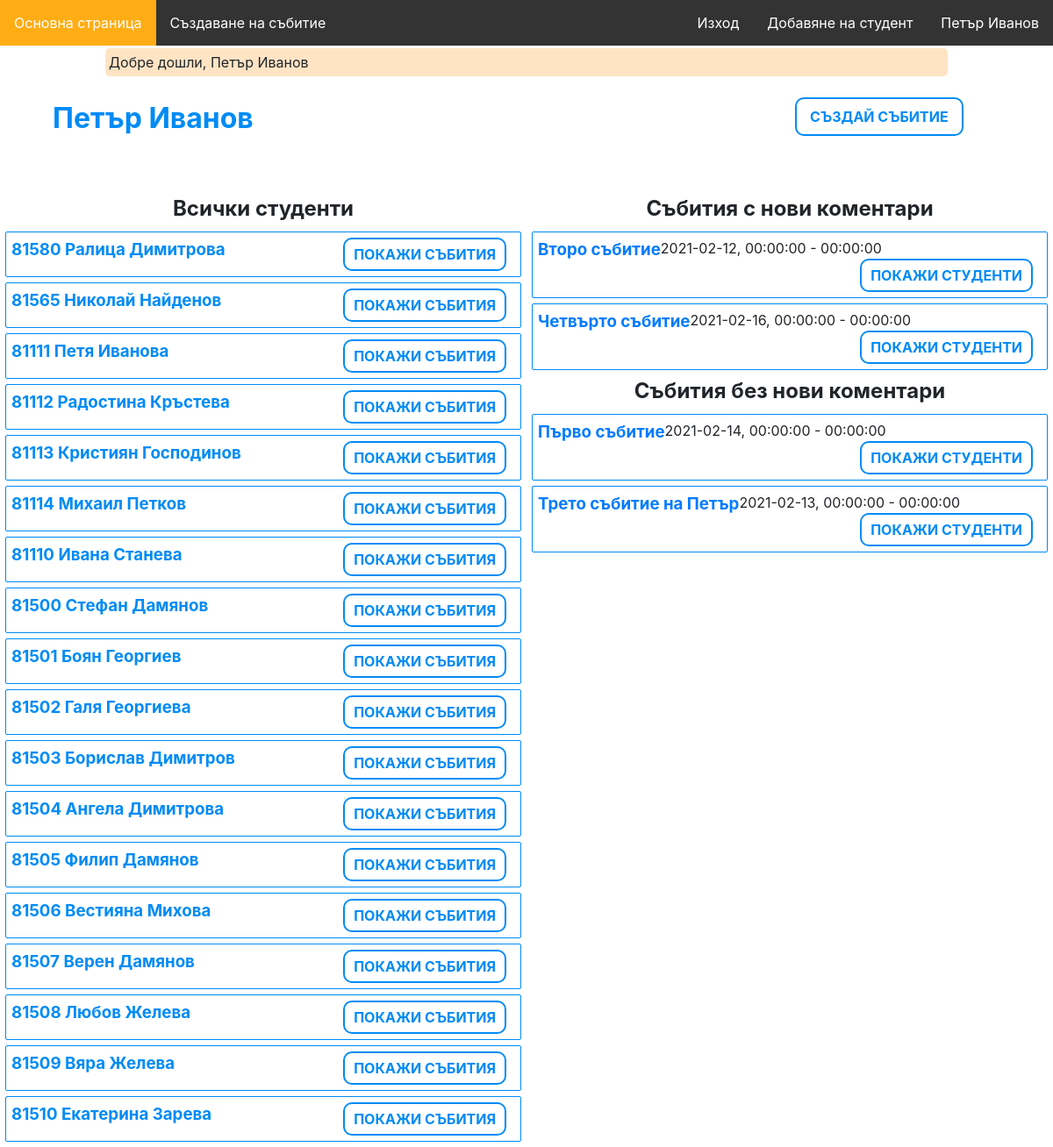
Page /dashboard (signed in) on the earlier database version.
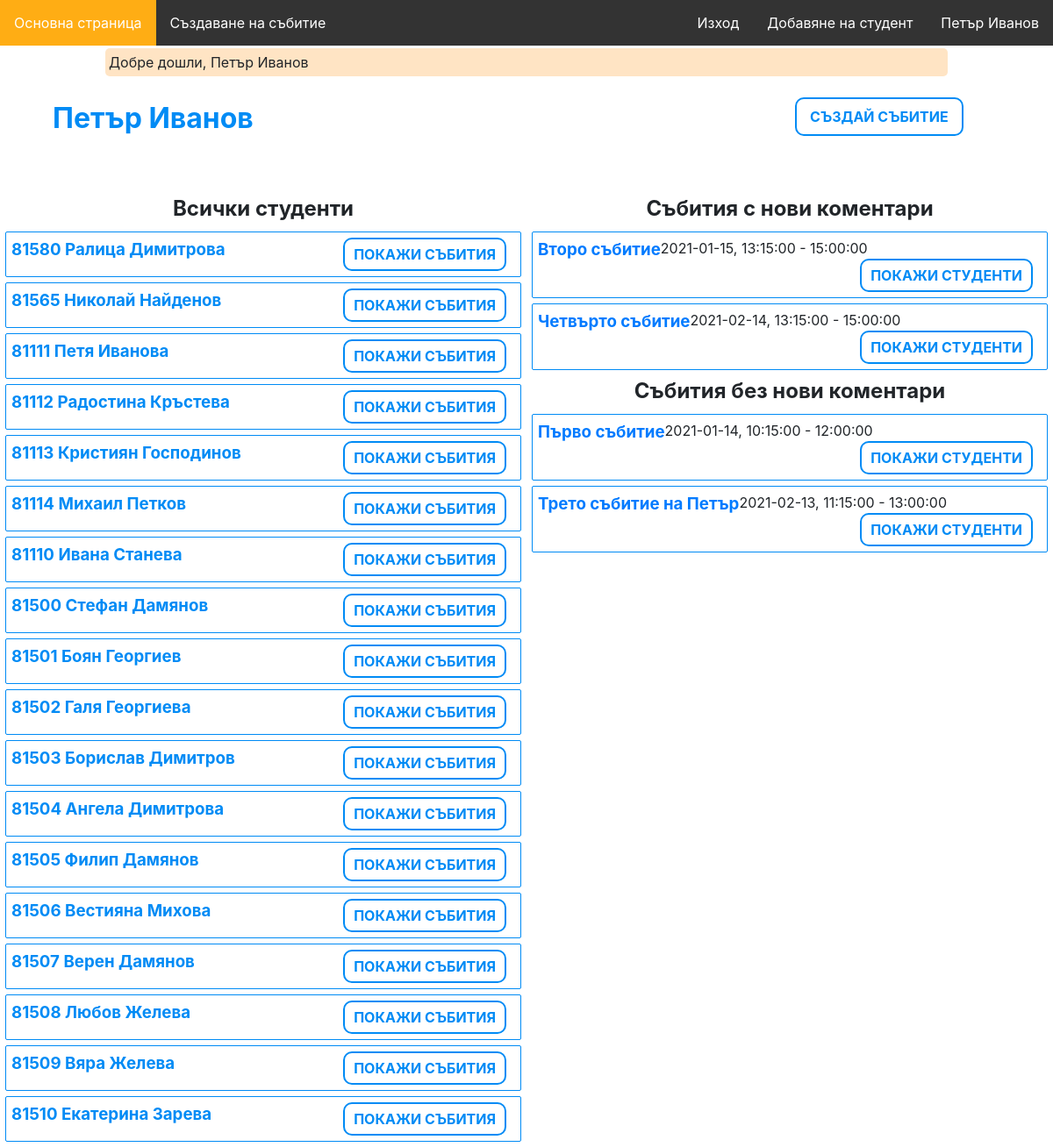
Same page on the later database version.
### tables this page shows
CREATE TABLE `events` (
  `id` int(10) UNSIGNED NOT NULL,
  `name` varchar(50) NOT NULL,
  `description` text DEFAULT NULL,
  `date` date NOT NULL,
  `start` time DEFAULT NULL,
  `end` time DEFAULT NULL,
  `teacher_id` int(10) UNSIGNED NOT NULL
);

### core/helpers.php (called while the page is built, shortened)
<?php
function view(string $name, array $data = [])
{
    require_once("./../app/Views/$name.php");
    die;
}
function config($name)
{
    global $config;
    return $config[$name];
}

### app/routes.php (called while the page is built, shortened)
<?php
$router = new Router();
$router->get('/login', 'AuthController@showLogin');
$router->post('/login', 'AuthController@login');
$router->get('/register', 'AuthController@showRegister');
$router->post('/enter-teacher', 'AuthController@register');
$router->get('/logout', 'AuthController@logout');
$router->get('/studentsLogin', 'AuthController@showStudentsLogin');
$router->post('/studentsLogin', 'AuthController@studentsLogin');
$router->get('/event/create', 'EventsController@create');
$router->post('/event', 'EventsController@store');
$router->get('/event/{id}', 'EventsController@show');
$router->post('/event/{id}/import', 'AttendanceController@import');
$router->get('/event/{id}/edit', 'EventsController@edit');
$router->put('/event/{id}', 'EventsController@update');
$router->delete('/event/{id}', 'EventsController@delete');
$router->get('/student/create', 'StudentsController@create');
$router->post('/student', 'StudentsController@store');
$router->get('/attendance', 'AttendanceController@show');
$router->get('/', 'UsersController@showFrontPage');
$router->post('/front_page', 'HomeController@frontPage_method');
$router->get('/dashboard', 'HomeController@showDashboard');

### core/bootstrap.php (called while the page is built, shortened)
<?php
require_once('autoloader.php');
require_once('helpers.php');
$config['database'] = require_once('../config/database.php');
$config['app'] = require_once('../config/app.php');
require_once('../app/routes.php');

### public/index.php (called while the page is built)
<?php
require_once './../core/bootstrap.php';

### app/Services/Auth.php (called while the page is built, shortened)
<?php
class Auth
{
    public static function checkTeacher()
    {
        return array_key_exists('teacherId', $_SESSION) && is_numeric($_SESSION['teacherId']) && !self::checkStudent();
    }
    public static function checkStudent()
    {
        return array_key_exists('fn', $_SESSION) && is_numeric($_SESSION['fn']) && !self::checkTeacher();
    }
}

### core/autoloader.php (called while the page is built, shortened)
<?php
spl_autoload_register(function ($class) {
    $prefixes = [
        'App' => 'app',
        'Core' => 'core'
    ];
    foreach ($prefixes as $prefix => $dirname) {
        $base_dir = __DIR__ . "/../$dirname/";
        $len = mb_strlen($prefix);
        if (strncmp($prefix, $class, $len) !== 0) {
            continue;
        }
        $relative_class = substr($class, $len);
        $file = $base_dir . str_replace('\\', '/', $relative_class) . '.php';
        if (file_exists($file)) {
            break;
        }
    }
});

### config/database.php (called while the page is built)
<?php
return [
    'host' => 'localhost',
    'database' => 'web-technologies',
    'user' => 'root',
    'password' => '',
    'pdo' => [
        \PDO::ATTR_DEFAULT_FETCH_MODE => \PDO::FETCH_ASSOC,
        \PDO::ATTR_ERRMODE => \PDO::ERRMODE_EXCEPTION
    ]
];

### config/app.php (called while the page is built)
<?php
return [
    'url' => 'http://web-technologies.devv',
];

### core/Database.php (called while the page is built, shortened)
<?php
class Database
{
    private static $instance = null;
    private function __construct()
    {
        $db = config('database');
        $this->connection = new PDO(
            'mysql:host=' . $db['host'] . ';dbname=' . $db['database'],
            $db['user'],
            $db['password'],
            $db['pdo']
        );
        self::$instance = $this;
    }
    public static function getConnection()
    {
        if (self::$instance == null) {
            self::$instance = new self();
        }
        return self::$instance->connection;
    }
}

### app/Models/Comment.php (called while the page is built, shortened)
<?php
class Comment extends Model
{
    public static function extractEventsWithPendingComments($teacherId)
    {
        $sql = "SELECT * FROM events WHERE id IN (SELECT event_id FROM comments WHERE pending = 1) AND teacher_id=:teacherId";
        $preparedStmt = \Core\Database::getConnection()->prepare($sql);
        try {
            $preparedStmt->execute(["teacherId" => $teacherId]);
        } catch (\PDOException $e) {
            $errMsg = $e->getMessage();
            $query = ["successfullyExecuted" => false, "errMessage" => $errMsg];
            return $query;
        }
        $events_assoc = $preparedStmt->fetchAll(\PDO::FETCH_ASSOC);
        if ($events_assoc) {
            $query = [
                "successfullyExecuted" => true, "thereAreEvents" => true,
                "eventsWithPendingComments" => $events_assoc, "numberOfComments" => count($events_assoc)
            ];
            return $query;
        } else {
            $query = ["successfullyExecuted" => true, "thereAreEvents" => false];
            return $query;
        }
    }
    public static function extractEventsWithoutPendingComments($teacherId)
    {
        $sql = "SELECT events.* FROM events WHERE events.teacher_id =:teacherId AND id NOT IN (SELECT id FROM events WHERE id IN (SELECT event_id FROM comments WHERE pending = 1) AND teacher_id=:teacherId)";
        $preparedStmt = \Core\Database::getConnection()->prepare($sql);
        try {
            $preparedStmt->execute(["teacherId" => $teacherId]);
        } catch (\PDOException $e) {
            $errMsg = $e->getMessage();
            $query = ["successfullyExecuted" => false, "errMessage" => $errMsg];
            return $query;
        }
        $events_assoc = $preparedStmt->fetchAll(\PDO::FETCH_ASSOC);
        if ($events_assoc) {
            $query = [
                "successfullyExecuted" => true, "thereAreEvents" => true,
                "eventsWithoutPendingComments" => $events_assoc
            ];
            return $query;
        } else {
            $query = ["successfullyExecuted" => true, "thereAreEvents" => false];
            return $query;
        }
    }
}

### app/Views/dashboard.php (the view, shortened to what the changed rows need)
<?php require_once('includes/header.php'); ?>
<link rel="stylesheet" href="/dashboard.css">
<main>
    <div id="header">
        <?php if (\App\Services\Auth::checkTeacher()) : ?>
            <h1 id="name">
                <?= $_SESSION['firstName'] . ' ' . $_SESSION['lastName'] ?>
            </h1>
        <?php endif; ?>
    </div>
    <section id="eventsStatistics">
        <?php if (\App\Services\Auth::checkTeacher()) : ?>
            <h2>
                Събития с нови коментари
            </h2>
            <ul>
                <?php foreach ($data['eventsWithPendingComments'] as $event) : ?>
                    <li class="event">
                        <h3><a href="/event/<?= $event['id'] ?>" class="link"><?= $event['name'] ?></a></h3>
                        <?php echo $event['date'] . ', ' . $event['start'] . ' - ' . $event['end'] ?>
                        <button class="showStudents" data-show="">Покажи студенти</button>
                    </li>
                <?php endforeach; ?>
            </ul>
            <h2>
                Събития без нови коментари
            </h2>
            <ul id="eventsList">
                <?php foreach ($data['eventsWithoutPendingComments'] as $event) : ?>
                    <li class="event">
                        <h3><a href="/event/<?= $event['id'] ?>" class="link"><?= $event['name'] ?></a></h3>
                        <?php echo $event['date'] . ', ' . $event['start'] . ' - ' . $event['end'] ?>
                        <button class="showStudents" data-show="">Покажи студенти</button>
                    </li>
                <?php endforeach; ?>
            </ul>
        <?php endif; ?>
    </section>
    <section id="studentsStatistics">
        <h2>Всички студенти</h2>
    </section>
</main>
</body>
</html>
<?php require_once('includes/footer.php'); ?>

Differences in the rows shown:
changed events "Второ събитие": date "2021-02-12" → "2021-01-15"; start "00:00:00" → "13:15:00"; end "00:00:00" → "15:00:00"
changed events "Четвърто събитие": date "2021-02-16" → "2021-02-14"; start "00:00:00" → "13:15:00"; end "00:00:00" → "15:00:00"
changed events "Първо събитие": date "2021-02-14" → "2021-01-14"; start "00:00:00" → "10:15:00"; end "00:00:00" → "12:00:00"
changed events "Трето събитие на Петър": start "00:00:00" → "11:15:00"; end "00:00:00" → "13:00:00"
